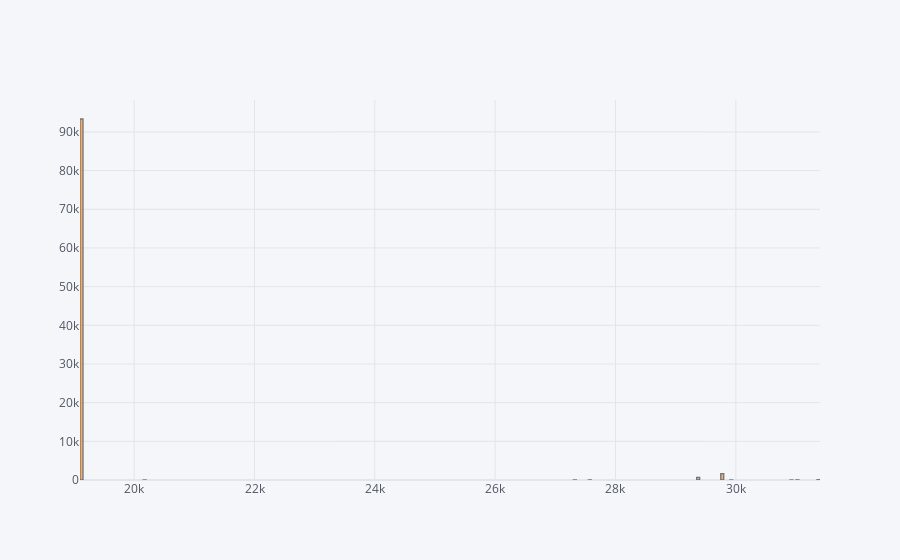

Notebook cell for this chart:
### Code cell
len_df.iplot(kind='histogram')

### Figure 1 — Plotly figure (JSON) as saved in the notebook; plotly's stock layout.template omitted (floating-point values rounded to 4 significant figures; data arrays with more than 128 entries replaced by an {"elided": "..."} marker saying what was removed)
{"data": [{"histfunc": "count", "histnorm": "", "marker": {"color": "rgba(255, 153, 51, 1.0)", "line": {"color": "#4D5663", "width": 1.3}}, "name": "len", "opacity": 0.8, "orientation": "v", "type": "histogram", "x": {"elided": "95845 int values"}}], "layout": {"autosize": true, "barmode": "overlay", "legend": {"bgcolor": "#F5F6F9", "font": {"color": "#4D5663"}}, "paper_bgcolor": "#F5F6F9", "plot_bgcolor": "#F5F6F9", "title": {"font": {"color": "#4D5663"}}, "xaxis": {"autorange": true, "gridcolor": "#E1E5ED", "range": [19100.0, 31400.0], "showgrid": true, "tickfont": {"color": "#4D5663"}, "title": {"font": {"color": "#4D5663"}, "text": ""}, "type": "linear", "zerolinecolor": "#E1E5ED"}, "yaxis": {"autorange": true, "gridcolor": "#E1E5ED", "range": [0, 98250.0], "showgrid": true, "tickfont": {"color": "#4D5663"}, "title": {"font": {"color": "#4D5663"}, "text": ""}, "zerolinecolor": "#E1E5ED"}}}
